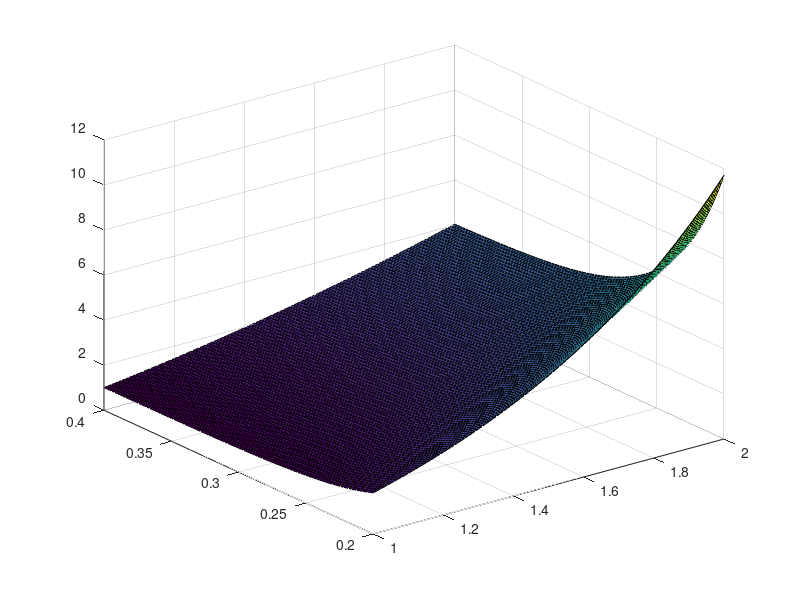

Recreate this plot in MATLAB. (Note: this script raises an error after producing the figure.)
[X, Y] = meshgrid(1:0.01:2,0.2:0.002:0.4);
Z = X.^2 + 30.*X.*exp(-(Y-0.06.*X)/0.039);
surf(X,Y,Z);

hold all;
w = Z(:);
X = X(:);
Y = Y(:);

u = [X,Y];

x = log(u);
y = log(w);

s = compare_fits(x,y, 3,1);

[u1, u2] = meshgrid(1:0.1:2,0.2:0.02:0.4);

% Max Affine Fitting
PAR_MA = s.maxaffine.params{1}
A = PAR_MA([2,3,5,6])
B = PAR_MA([1,4])
w_MA_1 = exp(B(1)) .* u1.^A(1) .* u2.^A(2);
% surf(u1,u2,w_MA);
% hold all;
w_MA_2 = exp(B(2)) .* u1.^A(3) .* u2.^A(4);
% surf(u1,u2,w_MA);
% hold all;

% Softmax Affine Fitting
PAR_SMA = s.softmax_optMAinit.params{1};
A = PAR_SMA([2,3,5,6,8,9]);
B = PAR_SMA([1,4,7]);
alpha = 1/PAR_SMA(end);
% alpha = PAR_SMA(end);
w_SMA = (exp(alpha.*B(1)) .* u1.^(alpha*A(1)) .* u2.^(alpha*A(2)) +...
        exp(alpha.*B(2)) .* u1.^(alpha*A(3)) .* u2.^(alpha*A(4)) +...
        exp(alpha.*B(3)) .* u1.^(alpha*A(5)) .* u2.^(alpha*A(6))...
        ).^(1/alpha);
surf(u1,u2,w_SMA);